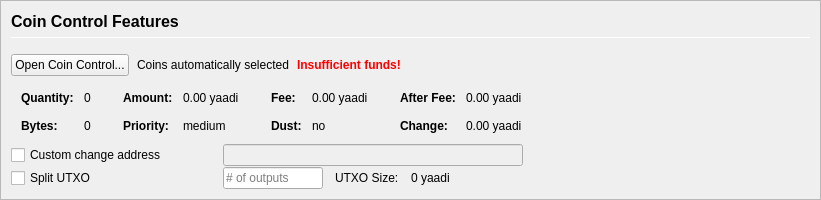
         <widget class="QFrame" name="frameCoinControl">
          <property name="sizePolicy">
           <sizepolicy hsizetype="Expanding" vsizetype="Expanding">
            <horstretch>0</horstretch>
            <verstretch>0</verstretch>
           </sizepolicy>
          </property>
          <property name="maximumSize">
           <size>
            <width>16777215</width>
            <height>16777215</height>
           </size>
          </property>
          <property name="frameShape">
           <enum>QFrame::StyledPanel</enum>
          </property>
          <property name="frameShadow">
           <enum>QFrame::Sunken</enum>
          </property>
          <layout class="QVBoxLayout" name="verticalLayoutCoinControl2">
           <property name="spacing">
            <number>0</number>
           </property>
           <property name="leftMargin">
            <number>0</number>
           </property>
           <property name="topMargin">
            <number>0</number>
           </property>
           <property name="rightMargin">
            <number>0</number>
           </property>
           <property name="bottomMargin">
            <number>0</number>
           </property>
           <item>
            <widget class="QFrame" name="frameCoinControl_BG">
             <layout class="QVBoxLayout" name="verticalLayoutCoinControl" stretch="0,0,0,0,0,0">
              <property name="spacing">
               <number>1</number>
              </property>
              <property name="leftMargin">
               <number>10</number>
              </property>
              <property name="topMargin">
               <number>10</number>
              </property>
              <item>
               <layout class="QHBoxLayout" name="horizontalLayoutCoinControl1">
                <property name="bottomMargin">
                 <number>15</number>
                </property>
                <item>
                 <layout class="QVBoxLayout" name="verticalLayout_3">
                  <property name="spacing">
                   <number>6</number>
                  </property>
                  <item>
                   <widget class="QLabel" name="labelCoinControlFeatures">
                    <property name="sizePolicy">
                     <sizepolicy hsizetype="Preferred" vsizetype="Maximum">
                      <horstretch>0</horstretch>
                      <verstretch>0</verstretch>
                     </sizepolicy>
                    </property>
                    <property name="minimumSize">
                     <size>
                      <width>0</width>
                      <height>20</height>
                     </size>
                    </property>
                    <property name="font">
                     <font>
                      <pointsize>12</pointsize>
                      <weight>75</weight>
                      <bold>true</bold>
                     </font>
                    </property>
                    <property name="styleSheet">
                     <string notr="true">font-weight:bold;</string>
                    </property>
                    <property name="text">
                     <string>Coin Control Features</string>
                    </property>
                   </widget>
                  </item>
                  <item>
                   <widget class="Line" name="line">
                    <property name="minimumSize">
                     <size>
                      <width>0</width>
                      <height>1</height>
                     </size>
                    </property>
                    <property name="maximumSize">
                     <size>
                      <width>16777215</width>
                      <height>1</height>
                     </size>
                    </property>
                    <property name="orientation">
                     <enum>Qt::Horizontal</enum>
                    </property>
                   </widget>
                  </item>
                 </layout>
                </item>
               </layout>
              </item>
              <item>
               <layout class="QHBoxLayout" name="horizontalLayoutCoinControl2" stretch="0,0,0,0">
                <property name="spacing">
                 <number>8</number>
                </property>
                <property name="bottomMargin">
                 <number>10</number>
                </property>
                <item>
                 <widget class="QPushButton" name="pushButtonCoinControl">
                  <property name="styleSheet">
                   <string notr="true"/>
                  </property>
                  <property name="text">
                   <string>Open Coin Control...</string>
                  </property>
                  <property name="autoDefault">
                   <bool>false</bool>
                  </property>
                 </widget>
                </item>
                <item>
                 <widget class="QLabel" name="labelCoinControlAutomaticallySelected">
                  <property name="text">
                   <string>Coins automatically selected</string>
                  </property>
                  <property name="margin">
                   <number>5</number>
                  </property>
                 </widget>
                </item>
                <item>
                 <widget class="QLabel" name="labelCoinControlInsuffFunds">
                  <property name="font">
                   <font>
                    <weight>75</weight>
                    <bold>true</bold>
                   </font>
                  </property>
                  <property name="styleSheet">
                   <string notr="true">color:red;font-weight:bold;</string>
                  </property>
                  <property name="text">
                   <string>Insufficient funds!</string>
                  </property>
                  <property name="margin">
                   <number>5</number>
                  </property>
                 </widget>
                </item>
                <item>
                 <spacer name="horizontalSpacerCoinControl">
                  <property name="orientation">
                   <enum>Qt::Horizontal</enum>
                  </property>
                  <property name="sizeHint" stdset="0">
                   <size>
                    <width>40</width>
                    <height>1</height>
                   </size>
                  </property>
                 </spacer>
                </item>
               </layout>
              </item>
              <item>
               <widget class="QWidget" name="widgetCoinControl" native="true">
                <property name="sizePolicy">
                 <sizepolicy hsizetype="Preferred" vsizetype="Preferred">
                  <horstretch>0</horstretch>
                  <verstretch>0</verstretch>
                 </sizepolicy>
                </property>
                <property name="minimumSize">
                 <size>
                  <width>0</width>
                  <height>0</height>
                 </size>
                </property>
                <property name="styleSheet">
                 <string notr="true"/>
                </property>
                <layout class="QHBoxLayout" name="horizontalLayoutCoinControl5">
                 <property name="leftMargin">
                  <number>0</number>
                 </property>
                 <property name="topMargin">
                  <number>0</number>
                 </property>
                 <property name="rightMargin">
                  <number>0</number>
                 </property>
                 <property name="bottomMargin">
                  <number>0</number>
                 </property>
                 <item>
                  <layout class="QHBoxLayout" name="horizontalLayoutCoinControl3" stretch="0,0,0,1">
                   <property name="spacing">
                    <number>20</number>
                   </property>
                   <property name="topMargin">
                    <number>0</number>
                   </property>
                   <property name="bottomMargin">
                    <number>10</number>
                   </property>
                   <item>
                    <layout class="QFormLayout" name="formLayoutCoinControl1">
                     <property name="horizontalSpacing">
                      <number>10</number>
                     </property>
                     <property name="verticalSpacing">
                      <number>14</number>
                     </property>
                     <property name="leftMargin">
                      <number>10</number>
                     </property>
                     <property name="topMargin">
                      <number>4</number>
                     </property>
                     <property name="rightMargin">
                      <number>6</number>
                     </property>
                     <item row="0" column="0">
                      <widget class="QLabel" name="labelCoinControlQuantityText">
                       <property name="font">
                        <font>
                         <weight>75</weight>
                         <bold>true</bold>
                        </font>
                       </property>
                       <property name="text">
                        <string>Quantity:</string>
                       </property>
                       <property name="margin">
                        <number>0</number>
                       </property>
                      </widget>
                     </item>
                     <item row="0" column="1">
                      <widget class="QLabel" name="labelCoinControlQuantity">
                       <property name="cursor">
                        <cursorShape>IBeamCursor</cursorShape>
                       </property>
                       <property name="contextMenuPolicy">
                        <enum>Qt::ActionsContextMenu</enum>
                       </property>
                       <property name="text">
                        <string notr="true">0</string>
                       </property>
                       <property name="margin">
                        <number>0</number>
                       </property>
                       <property name="textInteractionFlags">
                        <set>Qt::LinksAccessibleByMouse|Qt::TextSelectableByKeyboard|Qt::TextSelectableByMouse</set>
                       </property>
                      </widget>
                     </item>
                     <item row="1" column="0">
                      <widget class="QLabel" name="labelCoinControlBytesText">
                       <property name="font">
                        <font>
                         <weight>75</weight>
                         <bold>true</bold>
                        </font>
                       </property>
                       <property name="text">
                        <string>Bytes:</string>
                       </property>
                      </widget>
                     </item>
                     <item row="1" column="1">
                      <widget class="QLabel" name="labelCoinControlBytes">
                       <property name="cursor">
                        <cursorShape>IBeamCursor</cursorShape>
                       </property>
                       <property name="contextMenuPolicy">
                        <enum>Qt::ActionsContextMenu</enum>
                       </property>
                       <property name="text">
                        <string notr="true">0</string>
                       </property>
                       <property name="textInteractionFlags">
                        <set>Qt::LinksAccessibleByMouse|Qt::TextSelectableByKeyboard|Qt::TextSelectableByMouse</set>
                       </property>
                      </widget>
                     </item>
                    </layout>
                   </item>
                   <item>
                    <layout class="QFormLayout" name="formLayoutCoinControl2">
                     <property name="horizontalSpacing">
                      <number>10</number>
                     </property>
                     <property name="verticalSpacing">
                      <number>14</number>
                     </property>
                     <property name="leftMargin">
                      <number>6</number>
                     </property>
                     <property name="topMargin">
                      <number>4</number>
                     </property>
                     <property name="rightMargin">
                      <number>6</number>
                     </property>
                     <item row="0" column="0">
                      <widget class="QLabel" name="labelCoinControlAmountText">
                       <property name="font">
                        <font>
                         <weight>75</weight>
                         <bold>true</bold>
                        </font>
                       </property>
                       <property name="text">
                        <string>Amount:</string>
                       </property>
                       <property name="margin">
                        <number>0</number>
                       </property>
                      </widget>
                     </item>
                     <item row="0" column="1">
                      <widget class="QLabel" name="labelCoinControlAmount">
                       <property name="cursor">
                        <cursorShape>IBeamCursor</cursorShape>
                       </property>
                       <property name="contextMenuPolicy">
                        <enum>Qt::ActionsContextMenu</enum>
                       </property>
                       <property name="text">
                        <string notr="true">0.00 yaadi</string>
                       </property>
                       <property name="textInteractionFlags">
                        <set>Qt::LinksAccessibleByMouse|Qt::TextSelectableByKeyboard|Qt::TextSelectableByMouse</set>
                       </property>
                      </widget>
                     </item>
                     <item row="1" column="0">
                      <widget class="QLabel" name="labelCoinControlPriorityText">
                       <property name="font">
                        <font>
                         <weight>75</weight>
                         <bold>true</bold>
                        </font>
                       </property>
                       <property name="text">
                        <string>Priority:</string>
                       </property>
                      </widget>
                     </item>
                     <item row="1" column="1">
                      <widget class="QLabel" name="labelCoinControlPriority">
                       <property name="cursor">
                        <cursorShape>IBeamCursor</cursorShape>
                       </property>
                       <property name="contextMenuPolicy">
                        <enum>Qt::ActionsContextMenu</enum>
                       </property>
                       <property name="text">
                        <string>medium</string>
                       </property>
                       <property name="textInteractionFlags">
                        <set>Qt::LinksAccessibleByMouse|Qt::TextSelectableByKeyboard|Qt::TextSelectableByMouse</set>
                       </property>
                      </widget>
                     </item>
                    </layout>
                   </item>
                   <item>
                    <layout class="QFormLayout" name="formLayoutCoinControl3">
                     <property name="horizontalSpacing">
                      <number>10</number>
                     </property>
                     <property name="verticalSpacing">
                      <number>14</number>
                     </property>
                     <property name="leftMargin">
                      <number>6</number>
                     </property>
                     <property name="topMargin">
                      <number>4</number>
                     </property>
                     <property name="rightMargin">
                      <number>6</number>
                     </property>
                     <item row="0" column="0">
                      <widget class="QLabel" name="labelCoinControlFeeText">
                       <property name="font">
                        <font>
                         <weight>75</weight>
                         <bold>true</bold>
                        </font>
                       </property>
                       <property name="text">
                        <string>Fee:</string>
                       </property>
                       <property name="margin">
                        <number>0</number>
                       </property>
                      </widget>
                     </item>
                     <item row="0" column="1">
                      <widget class="QLabel" name="labelCoinControlFee">
                       <property name="cursor">
                        <cursorShape>IBeamCursor</cursorShape>
                       </property>
                       <property name="contextMenuPolicy">
                        <enum>Qt::ActionsContextMenu</enum>
                       </property>
                       <property name="text">
                        <string notr="true">0.00 yaadi</string>
                       </property>
                       <property name="textInteractionFlags">
                        <set>Qt::LinksAccessibleByMouse|Qt::TextSelectableByKeyboard|Qt::TextSelectableByMouse</set>
                       </property>
                      </widget>
                     </item>
                     <item row="1" column="0">
                      <widget class="QLabel" name="labelCoinControlLowOutputText">
                       <property name="font">
                        <font>
                         <weight>75</weight>
                         <bold>true</bold>
                        </font>
                       </property>
                       <property name="text">
                        <string>Dust:</string>
                       </property>
                      </widget>
                     </item>
                     <item row="1" column="1">
                      <widget class="QLabel" name="labelCoinControlLowOutput">
                       <property name="cursor">
                        <cursorShape>IBeamCursor</cursorShape>
                       </property>
                       <property name="contextMenuPolicy">
                        <enum>Qt::ActionsContextMenu</enum>
                       </property>
                       <property name="text">
                        <string>no</string>
                       </property>
                       <property name="textInteractionFlags">
                        <set>Qt::LinksAccessibleByMouse|Qt::TextSelectableByKeyboard|Qt::TextSelectableByMouse</set>
                       </property>
                      </widget>
                     </item>
                    </layout>
                   </item>
                   <item>
                    <layout class="QFormLayout" name="formLayoutCoinControl4">
                     <property name="horizontalSpacing">
                      <number>10</number>
                     </property>
                     <property name="verticalSpacing">
                      <number>14</number>
                     </property>
                     <property name="leftMargin">
                      <number>6</number>
                     </property>
                     <property name="topMargin">
                      <number>4</number>
                     </property>
                     <property name="rightMargin">
                      <number>6</number>
                     </property>
                     <item row="0" column="0">
                      <widget class="QLabel" name="labelCoinControlAfterFeeText">
                       <property name="font">
                        <font>
                         <weight>75</weight>
                         <bold>true</bold>
                        </font>
                       </property>
                       <property name="text">
                        <string>After Fee:</string>
                       </property>
                       <property name="margin">
                        <number>0</number>
                       </property>
                      </widget>
                     </item>
                     <item row="0" column="1">
                      <widget class="QLabel" name="labelCoinControlAfterFee">
                       <property name="cursor">
                        <cursorShape>IBeamCursor</cursorShape>
                       </property>
                       <property name="contextMenuPolicy">
                        <enum>Qt::ActionsContextMenu</enum>
                       </property>
                       <property name="text">
                        <string notr="true">0.00 yaadi</string>
                       </property>
                       <property name="textInteractionFlags">
                        <set>Qt::LinksAccessibleByMouse|Qt::TextSelectableByKeyboard|Qt::TextSelectableByMouse</set>
                       </property>
                      </widget>
                     </item>
                     <item row="1" column="0">
                      <widget class="QLabel" name="labelCoinControlChangeText">
                       <property name="font">
                        <font>
                         <weight>75</weight>
                         <bold>true</bold>
                        </font>
                       </property>
                       <property name="text">
                        <string>Change:</string>
                       </property>
                      </widget>
                     </item>
                     <item row="1" column="1">
                      <widget class="QLabel" name="labelCoinControlChange">
                       <property name="cursor">
                        <cursorShape>IBeamCursor</cursorShape>
                       </property>
                       <property name="contextMenuPolicy">
                        <enum>Qt::ActionsContextMenu</enum>
                       </property>
                       <property name="text">
                        <string notr="true">0.00 yaadi</string>
                       </property>
                       <property name="textInteractionFlags">
                        <set>Qt::LinksAccessibleByMouse|Qt::TextSelectableByKeyboard|Qt::TextSelectableByMouse</set>
                       </property>
                      </widget>
                     </item>
                    </layout>
                   </item>
                  </layout>
                 </item>
                </layout>
               </widget>
              </item>
              <item>
               <layout class="QHBoxLayout" name="horizontalLayoutCoinControl4">
                <property name="spacing">
                 <number>12</number>
                </property>
                <property name="sizeConstraint">
                 <enum>QLayout::SetDefaultConstraint</enum>
                </property>
                <property name="topMargin">
                 <number>0</number>
                </property>
                <property name="rightMargin">
                 <number>0</number>
                </property>
                <item>
                 <widget class="QCheckBox" name="checkBoxCoinControlChange">
                  <property name="sizePolicy">
                   <sizepolicy hsizetype="Preferred" vsizetype="Preferred">
                    <horstretch>0</horstretch>
                    <verstretch>0</verstretch>
                   </sizepolicy>
                  </property>
                  <property name="minimumSize">
                   <size>
                    <width>200</width>
                    <height>0</height>
                   </size>
                  </property>
                  <property name="maximumSize">
                   <size>
                    <width>200</width>
                    <height>16777215</height>
                   </size>
                  </property>
                  <property name="toolTip">
                   <string>If this is activated, but the change address is empty or invalid, change will be sent to a newly generated address.</string>
                  </property>
                  <property name="text">
                   <string>Custom change address</string>
                  </property>
                 </widget>
                </item>
                <item>
                 <widget class="QValidatedLineEdit" name="lineEditCoinControlChange">
                  <property name="enabled">
                   <bool>false</bool>
                  </property>
                  <property name="sizePolicy">
                   <sizepolicy hsizetype="Preferred" vsizetype="Preferred">
                    <horstretch>0</horstretch>
                    <verstretch>0</verstretch>
                   </sizepolicy>
                  </property>
                  <property name="minimumSize">
                   <size>
                    <width>300</width>
                    <height>0</height>
                   </size>
                  </property>
                 </widget>
                </item>
                <item>
                 <widget class="QLabel" name="labelCoinControlChangeLabel">
                  <property name="sizePolicy">
                   <sizepolicy hsizetype="Preferred" vsizetype="Preferred">
                    <horstretch>0</horstretch>
                    <verstretch>0</verstretch>
                   </sizepolicy>
                  </property>
                  <property name="minimumSize">
                   <size>
                    <width>100</width>
                    <height>0</height>
                   </size>
                  </property>
                  <property name="text">
                   <string/>
                  </property>
                  <property name="margin">
                   <number>3</number>
                  </property>
                 </widget>
                </item>
               </layout>
              </item>
              <item>
               <layout class="QHBoxLayout" name="horizontalLayoutCoinControl6">
                <property name="spacing">
                 <number>12</number>
                </property>
                <property name="rightMargin">
                 <number>0</number>
                </property>
                <item>
                 <widget class="QCheckBox" name="splitBlockCheckBox">
                  <property name="sizePolicy">
                   <sizepolicy hsizetype="Preferred" vsizetype="Preferred">
                    <horstretch>0</horstretch>
                    <verstretch>0</verstretch>
                   </sizepolicy>
                  </property>
                  <property name="minimumSize">
                   <size>
                    <width>200</width>
                    <height>0</height>
                   </size>
                  </property>
                  <property name="maximumSize">
                   <size>
                    <width>200</width>
                    <height>16777215</height>
                   </size>
                  </property>
                  <property name="text">
                   <string>Split UTXO</string>
                  </property>
                 </widget>
                </item>
                <item>
                 <widget class="QLineEdit" name="splitBlockLineEdit">
                  <property name="sizePolicy">
                   <sizepolicy hsizetype="Preferred" vsizetype="Preferred">
                    <horstretch>50</horstretch>
                    <verstretch>0</verstretch>
                   </sizepolicy>
                  </property>
                  <property name="minimumSize">
                   <size>
                    <width>100</width>
                    <height>0</height>
                   </size>
                  </property>
                  <property name="maximumSize">
                   <size>
                    <width>100</width>
                    <height>16777215</height>
                   </size>
                  </property>
                  <property name="placeholderText">
                   <string># of outputs</string>
                  </property>
                 </widget>
                </item>
                <item>
                 <widget class="QLabel" name="labelBlockSizeText">
                  <property name="text">
                   <string>UTXO Size:</string>
                  </property>
                 </widget>
                </item>
                <item>
                 <widget class="QLabel" name="labelBlockSize">
                  <property name="text">
                   <string>0 yaadi</string>
                  </property>
                 </widget>
                </item>
                <item>
                 <spacer name="horizontalSpacer_7">
                  <property name="orientation">
                   <enum>Qt::Horizontal</enum>
                  </property>
                  <property name="sizeHint" stdset="0">
                   <size>
                    <width>40</width>
                    <height>20</height>
                   </size>
                  </property>
                 </spacer>
                </item>
               </layout>
              </item>
              <item>
               <spacer name="verticalSpacerCoinControl">
                <property name="orientation">
                 <enum>Qt::Vertical</enum>
                </property>
                <property name="sizeHint" stdset="0">
                 <size>
                  <width>800</width>
                  <height>1</height>
                 </size>
                </property>
               </spacer>
              </item>
             </layout>
            </widget>
           </item>
          </layout>
         </widget>
